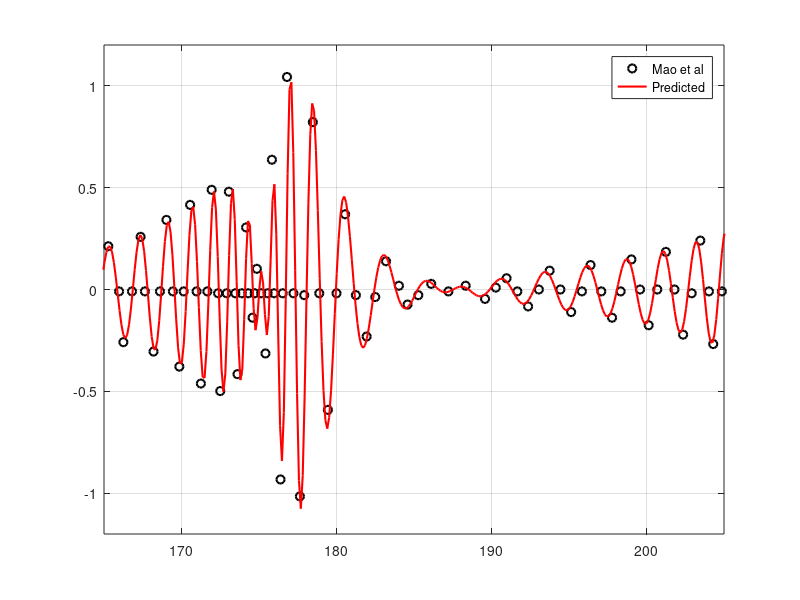
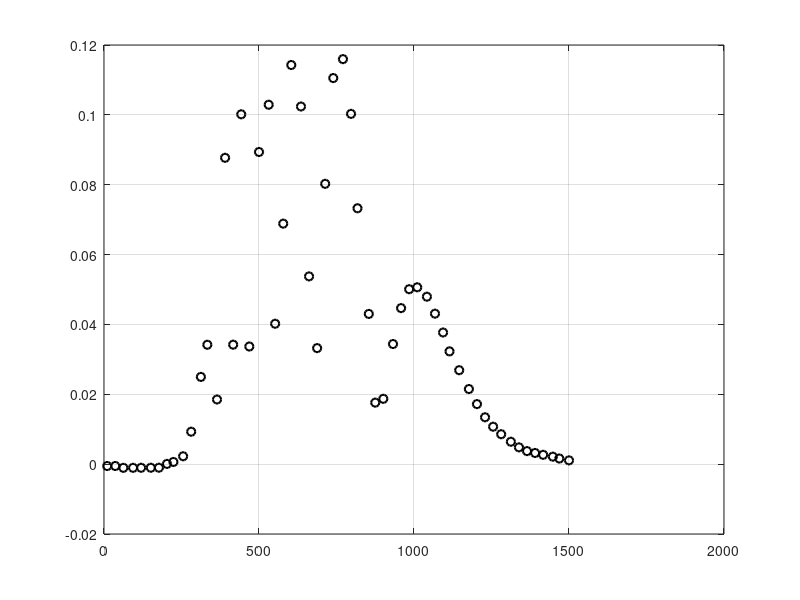

MATLAB code for these plots, in order: (Note: this script raises an error after producing the figures.)
clc
clear
NFFT=8192;

MaX=0.0; MaY=0.0;MaZ=0.0;


hold on
box on 
grid on

px=load('pF.txt');
pF=px(:,1)+1i*px(:,2);
%pFf=fliplr(pF);

f=load('IFFT.txt'); %IFFT data from C code
%f1=2*f(:,2)*NFFT;
f1=f(:,1)*NFFT;


%c=real(ifft(pF,NFFT)*NFFT);
c=2*real(ifft(pF,NFFT)*NFFT);

OmegaR=0.5*340;
TR=2*pi/OmegaR;
Tint=27*TR;
ODT=Tint/NFFT;
OTime = ODT*(0:NFFT-1);



figure(1)
hold on
grid on
%tdref=importdata('FDTimePressure1.dat');

%plot(OTime*1000,c,'k-.','linewidth',2.1);
%plot(tdref(:,1)*1000+9,2*f1','r-.');% ifft from C code
%ref=load('FDTimePressure1.txt');


thref=importdata('Subrotatingdipoletimehistory000.dat');
plot(thref(:,1),thref(:,2),'ko','linewidth',1.5);
plot(OTime*1000+0.7,2*f1','r-','linewidth',1.5);
% 
axis([165 205 -1.2 1.2])
legend('Mao et al','Predicted');
%


%hold on
% plot(tdref(:,1)*1000,tdref(:,2),'g-');
% 
% legend('ifft_{C}','zhongjie','ref');


Filename1 = ['timehistory_',num2str(10*MaX),num2str(10*MaY),num2str(10*MaZ)];
print(Filename1,'-depsc'); 


figure(2)
hold on
grid on
box on

%refSp=importdata('FDSpectrum1.txt');
refSp=importdata('Subrotatingdipolespectra000.txt');
Pspec=importdata('FDPressureSpectrum.txt');
%spec=importdata('FDPressureSpectrum2omega194401fnum8192.txt');


plot(refSp(:,1),refSp(:,2),'ko','linewidth',1.5);
%stem(Pspec(:,1)-0.93,Pspec(:,2),'r','linewidth',1.3);
stem(Pspec(:,1)-0.93,Pspec(:,2),'r','linewidth',1.5);
axis([0,1500,0,0.14]);
legend('Mao et al','Predicted');



Filename1 = ['pressurespec_',num2str(10*MaX),num2str(10*MaY),num2str(10*MaZ)];
print(Filename1,'-depsc'); 

